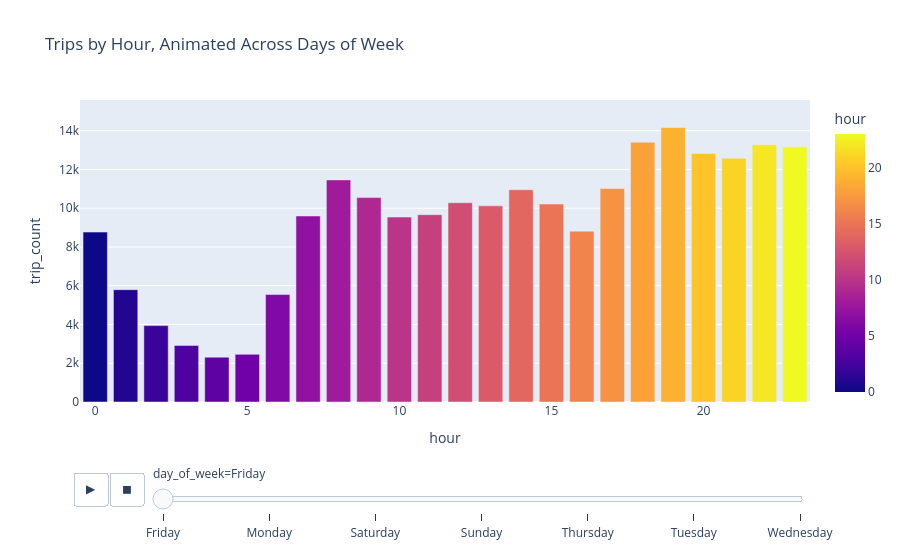

Notebook code cell kept with this figure:
### Code cell
trips_by_hour_day = (
    df.groupby(["day_of_week", "hour"])
    .size()
    .reset_index(name="trip_count")
)

fig2 = px.bar(
    trips_by_hour_day,
    x="hour",
    y="trip_count",
    color="hour",
    animation_frame="day_of_week",
    range_y=[0, trips_by_hour_day["trip_count"].max() * 1.1],
    title="Trips by Hour, Animated Across Days of Week"
)
fig2.show()

### Figure 1 — Plotly figure (JSON) as saved in the notebook; plotly's stock layout.template omitted (floating-point values rounded to 4 significant figures)
{"data": [{"hovertemplate": "day_of_week=Friday<br>hour=%{marker.color}<br>trip_count=%{y}<extra></extra>", "legendgroup": "", "marker": {"color": [0, 1, 2, 3, 4, 5, 6, 7, 8, 9, 10, 11, 12, 13, 14, 15, 16, 17, 18, 19, 20, 21, 22, 23], "coloraxis": "coloraxis", "pattern": {"shape": ""}}, "name": "", "orientation": "v", "showlegend": false, "textposition": "auto", "type": "bar", "x": [0, 1, 2, 3, 4, 5, 6, 7, 8, 9, 10, 11, 12, 13, 14, 15, 16, 17, 18, 19, 20, 21, 22, 23], "xaxis": "x", "y": [8768, 5797, 3942, 2918, 2313, 2459, 5544, 9598, 11462, 10548, 9540, 9667, 10284, 10122, 10951, 10214, 8817, 11020, 13403, 14167, 12821, 12575, 13279, 13171], "yaxis": "y"}], "layout": {"barmode": "relative", "coloraxis": {"colorbar": {"title": {"text": "hour"}}, "colorscale": [[0, "#0d0887"], [0.1111, "#46039f"], [0.2222, "#7201a8"], [0.3333, "#9c179e"], [0.4444, "#bd3786"], [0.5556, "#d8576b"], [0.6667, "#ed7953"], [0.7778, "#fb9f3a"], [0.8889, "#fdca26"], [1, "#f0f921"]]}, "legend": {"tracegroupgap": 0}, "sliders": [{"active": 0, "currentvalue": {"prefix": "day_of_week="}, "len": 0.9, "pad": {"b": 10, "t": 60}, "steps": [{"args": [["Friday"], {"frame": {"duration": 0, "redraw": true}, "fromcurrent": true, "mode": "immediate", "transition": {"duration": 0, "easing": "linear"}}], "label": "Friday", "method": "animate"}, {"args": [["Monday"], {"frame": {"duration": 0, "redraw": true}, "fromcurrent": true, "mode": "immediate", "transition": {"duration": 0, "easing": "linear"}}], "label": "Monday", "method": "animate"}, {"args": [["Saturday"], {"frame": {"duration": 0, "redraw": true}, "fromcurrent": true, "mode": "immediate", "transition": {"duration": 0, "easing": "linear"}}], "label": "Saturday", "method": "animate"}, {"args": [["Sunday"], {"frame": {"duration": 0, "redraw": true}, "fromcurrent": true, "mode": "immediate", "transition": {"duration": 0, "easing": "linear"}}], "label": "Sunday", "method": "animate"}, {"args": [["Thursday"], {"frame": {"duration": 0, "redraw": true}, "fromcurrent": true, "mode": "immediate", "transition": {"duration": 0, "easing": "linear"}}], "label": "Thursday", "method": "animate"}, {"args": [["Tuesday"], {"frame": {"duration": 0, "redraw": true}, "fromcurrent": true, "mode": "immediate", "transition": {"duration": 0, "easing": "linear"}}], "label": "Tuesday", "method": "animate"}, {"args": [["Wednesday"], {"frame": {"duration": 0, "redraw": true}, "fromcurrent": true, "mode": "immediate", "transition": {"duration": 0, "easing": "linear"}}], "label": "Wednesday", "method": "animate"}], "x": 0.1, "xanchor": "left", "y": 0, "yanchor": "top"}], "title": {"text": "Trips by Hour, Animated Across Days of Week"}, "updatemenus": [{"buttons": [{"args": [null, {"frame": {"duration": 500, "redraw": true}, "fromcurrent": true, "mode": "immediate", "transition": {"duration": 500, "easing": "linear"}}], "label": "&#9654;", "method": "animate"}, {"args": [[null], {"frame": {"duration": 0, "redraw": true}, "fromcurrent": true, "mode": "immediate", "transition": {"duration": 0, "easing": "linear"}}], "label": "&#9724;", "method": "animate"}], "direction": "left", "pad": {"r": 10, "t": 70}, "showactive": false, "type": "buttons", "x": 0.1, "xanchor": "right", "y": 0, "yanchor": "top"}], "xaxis": {"anchor": "y", "domain": [0, 1], "title": {"text": "hour"}}, "yaxis": {"anchor": "x", "domain": [0, 1], "range": [0, 15580.0], "title": {"text": "trip_count"}}}}
